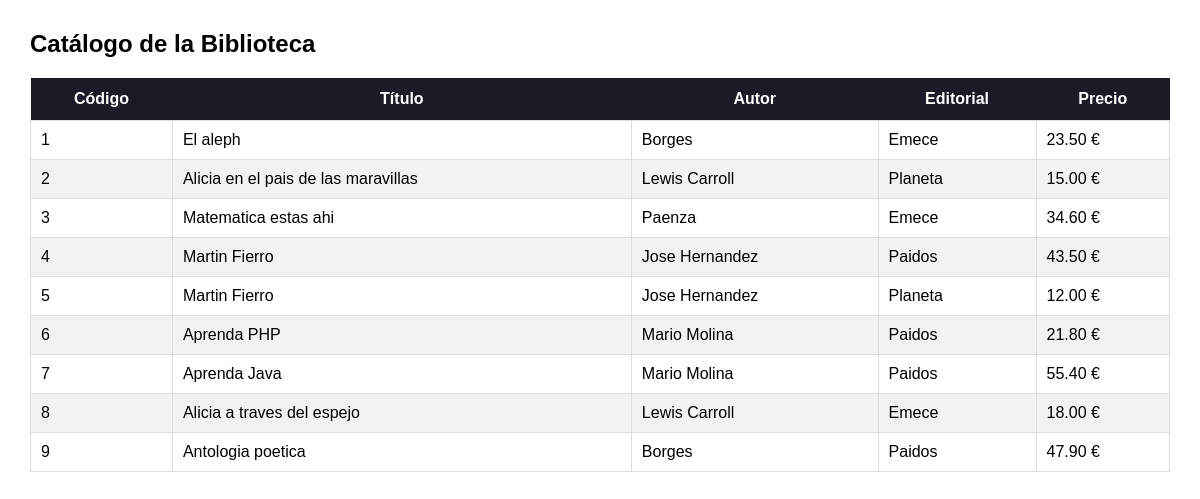
/ejemplos_mysqli/03_consultas/tabla_html.php, run on the app's committed database.
### tables this page shows
CREATE TABLE IF NOT EXISTS `libros` (
  `codigo` int(10) unsigned NOT NULL AUTO_INCREMENT,
  `titulo` varchar(40) NOT NULL,
  `autor` varchar(30) NOT NULL DEFAULT 'Desconocido',
  `editorial` varchar(20) NOT NULL,
  `precio` decimal(5,2) unsigned DEFAULT NULL,
  PRIMARY KEY (`codigo`)
);

### ejemplos_mysqli/03_consultas/tabla_html.php (the view, shortened to what this page needs)
<?php
$conexion = mysqli_connect("mysql", "biblioteca", "comomola", "biblioteca");
$consulta = "SELECT codigo, titulo, autor, editorial, precio FROM libros";
$resultado = mysqli_query($conexion, $consulta);
?>
<!DOCTYPE html>
<html lang="es">
<head>
</head>
<body>
 <h2>Catálogo de la Biblioteca</h2>
 <table>
 <thead>
 <tr>
 <th>Código</th>
 <th>Título</th>
 <th>Autor</th>
 <th>Editorial</th>
 <th>Precio</th>
 </tr>
 </thead>
 <tbody>
 <?php while ($libro = mysqli_fetch_assoc($resultado)): ?>
 <tr>
 <td><?php echo $libro['codigo']; ?></td>
 <td><?php echo htmlspecialchars($libro['titulo']); ?></td>
 <td><?php echo htmlspecialchars($libro['autor']); ?></td>
 <td><?php echo htmlspecialchars($libro['editorial']); ?></td>
 <td><?php echo number_format($libro['precio'], 2); ?> €</td>
 </tr>
 <?php endwhile; ?>
 </tbody>
 </table>
</body>
</html>

### ejemplos_mysqli/03_consultas/tabla_html.php (style rules this page uses)
body { font-family: sans-serif; margin: 30px; }
table { border-collapse: collapse; width: 100%; }
th { background-color: #1B1B27; color: white; padding: 12px; }
td { border: 1px solid #ddd; padding: 10px; }
tr:nth-child(even) { background-color: #f2f2f2; }

### data on the page
libros: codigo "1", titulo "El aleph", autor "Borges", editorial "Emece", precio "23.50"
libros: codigo "2", titulo "Alicia en el pais de las maravillas", autor "Lewis Carroll", editorial "Planeta", precio "15.00"
libros: codigo "3", titulo "Matematica estas ahi", autor "Paenza", editorial "Emece", precio "34.60"
libros: codigo "4", titulo "Martin Fierro", autor "Jose Hernandez", editorial "Paidos", precio "43.50"
libros: codigo "5", titulo "Martin Fierro", autor "Jose Hernandez", editorial "Planeta", precio "12.00"
libros: codigo "6", titulo "Aprenda PHP", autor "Mario Molina", editorial "Paidos", precio "21.80"
libros: codigo "7", titulo "Aprenda Java", autor "Mario Molina", editorial "Paidos", precio "55.40"
libros: codigo "8", titulo "Alicia a traves del espejo", autor "Lewis Carroll", editorial "Emece", precio "18.00"
libros: codigo "9", titulo "Antologia poetica", autor "Borges", editorial "Paidos", precio "47.90"
